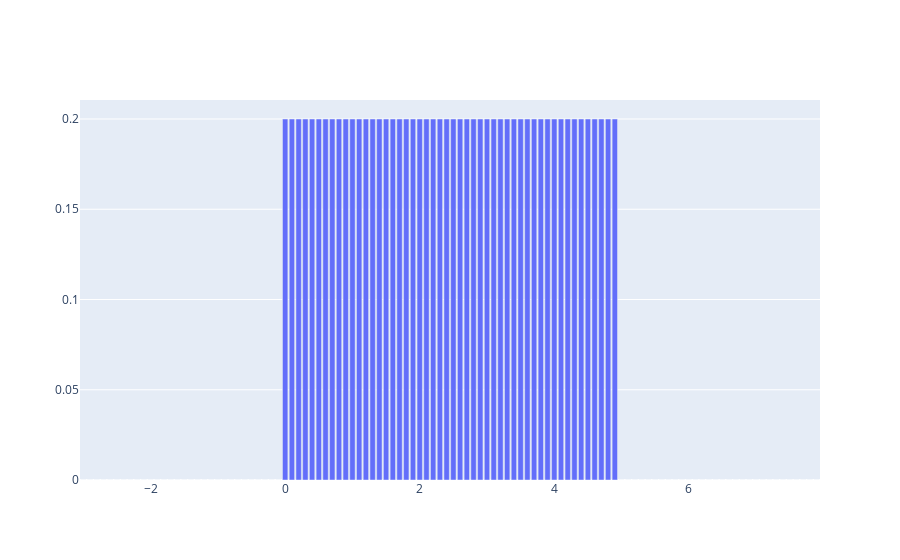

Notebook code for this chart:
### Markdown cell above
$\textbf{Uniform Distribution}$

- If $\theta_1 < \theta_2$, a random variable, $Y$, is said to have a continuous uniform probability distribution on the interval $(\theta_1, \theta_2) \iff$ the density of $Y$ if

\begin{gather}
f(y) = \begin{cases}
      \frac{1}{\theta_2 - \theta_1}, & \text{if}\ \theta_1 \leq y \leq \theta_2 \\
      0, & \text{otherwise}
    \end{cases}
\end{gather}

- $E(Y) = \frac{\theta_1 - \theta_2}{2}$

- $V(Y) = \frac{(\theta_1 - \theta_2)^2}{2}$

### Code cell
from scipy.stats import uniform
import numpy as np
import plotly.graph_objects as go

#creating an array of values between
#-3 to 8 with a difference of 0.1
x = np.arange(-3, 8, 0.1)
   
y = uniform.pdf(x, 0, 5)

fig = go.Figure([go.Bar(x=x, y=y)])
fig.update_layout(height = 500)
fig.show()

### Figure 1 — Plotly figure (JSON) as saved in the notebook; plotly's stock layout.template omitted (floating-point values rounded to 4 significant figures)
{"data": [{"type": "bar", "x": [-3, -2.9, -2.8, -2.7, -2.6, -2.5, -2.4, -2.3, -2.2, -2.1, -2.0, -1.9, -1.8, -1.7, -1.6, -1.5, -1.4, -1.3, -1.2, -1.1, -1.0, -0.9, -0.8, -0.7, -0.6, -0.5, -0.4, -0.3, -0.2, -0.1, 2.665e-15, 0.1, 0.2, 0.3, 0.4, 0.5, 0.6, 0.7, 0.8, 0.9, 1.0, 1.1, 1.2, 1.3, 1.4, 1.5, 1.6, 1.7, 1.8, 1.9, 2.0, 2.1, 2.2, 2.3, 2.4, 2.5, 2.6, 2.7, 2.8, 2.9, 3.0, 3.1, 3.2, 3.3, 3.4, 3.5, 3.6, 3.7, 3.8, 3.9, 4.0, 4.1, 4.2, 4.3, 4.4, 4.5, 4.6, 4.7, 4.8, 4.9, 5.0, 5.1, 5.2, 5.3, 5.4, 5.5, 5.6, 5.7, 5.8, 5.9, 6.0, 6.1, 6.2, 6.3, 6.4, 6.5, 6.6, 6.7, 6.8, 6.9, 7.0, 7.1, 7.2, 7.3, 7.4, 7.5, 7.6, 7.7, 7.8, 7.9], "y": [0, 0, 0, 0, 0, 0, 0, 0, 0, 0, 0, 0, 0, 0, 0, 0, 0, 0, 0, 0, 0, 0, 0, 0, 0, 0, 0, 0, 0, 0, 0.2, 0.2, 0.2, 0.2, 0.2, 0.2, 0.2, 0.2, 0.2, 0.2, 0.2, 0.2, 0.2, 0.2, 0.2, 0.2, 0.2, 0.2, 0.2, 0.2, 0.2, 0.2, 0.2, 0.2, 0.2, 0.2, 0.2, 0.2, 0.2, 0.2, 0.2, 0.2, 0.2, 0.2, 0.2, 0.2, 0.2, 0.2, 0.2, 0.2, 0.2, 0.2, 0.2, 0.2, 0.2, 0.2, 0.2, 0.2, 0.2, 0.2, 0, 0, 0, 0, 0, 0, 0, 0, 0, 0, 0, 0, 0, 0, 0, 0, 0, 0, 0, 0, 0, 0, 0, 0, 0, 0, 0, 0, 0, 0]}], "layout": {"autosize": true, "xaxis": {"autorange": true, "range": [-3.05, 7.95], "type": "linear"}, "yaxis": {"autorange": true, "range": [0, 0.2105], "type": "linear"}}}
